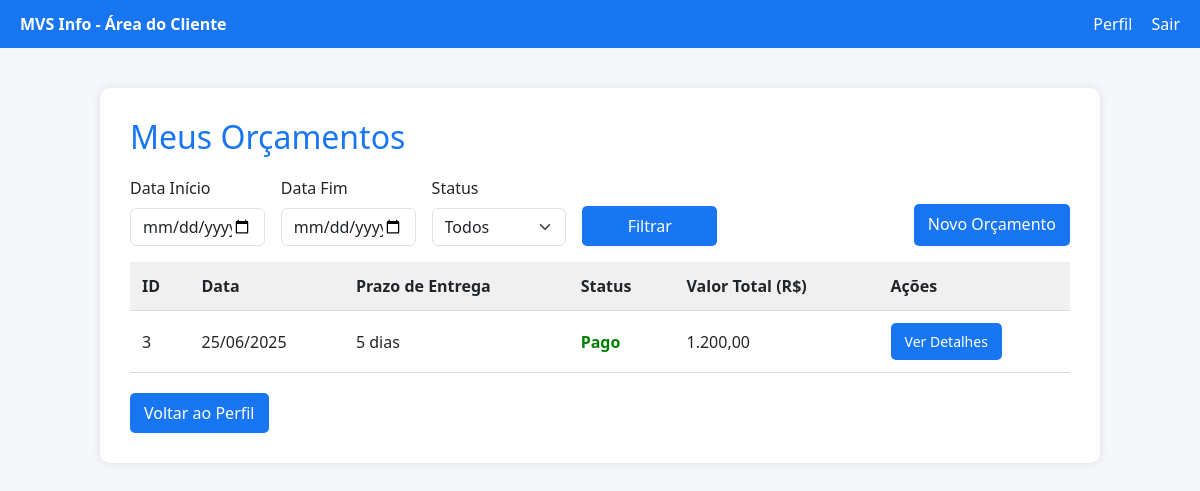
Screenshot of /Projeto/MVSinfo/Projeto/php/area-cliente/orcamento.php (signed in) with the database file from the repository.
### tables this page shows
CREATE TABLE operacao (
    id_operacao INT PRIMARY KEY AUTO_INCREMENT,
    fk_usuario_id_usuario INT,
    data_operacao DATE,
    prazo_entrega VARCHAR(50),
    data_pagamento DATE,
    status_pagamento VARCHAR(50),
    valor_total_compra DECIMAL(10,2),
    fk_transportadora_id_transportadora INT,
    fk_tipo_operacao_id_tipo_operacao INT,
    FOREIGN KEY (fk_usuario_id_usuario) REFERENCES usuario(id_usuario),
    FOREIGN KEY (fk_transportadora_id_transportadora) REFERENCES transportadora(id_transportadora),
    FOREIGN KEY (fk_tipo_operacao_id_tipo_operacao) REFERENCES tipo_operacao(id_tipo_operacao)
);

### Projeto/MVSinfo/Projeto/php/area-cliente/orcamento.php (the view, shortened to what this page needs)
<?php
$conexao = new conexao();
$pdo = $conexao->getPdo();
$idCliente = $_SESSION['id_usuario'] ?? null;
$dataInicio = $_GET['dataInicio'] ?? '';
$dataFim = $_GET['dataFim'] ?? '';
$condicoes = "o.fk_usuario_id_usuario = :idCliente
    AND o.fk_tipo_operacao_id_tipo_operacao = (
        SELECT id_tipo_operacao FROM tipo_operacao WHERE descricao = 'Orçamento' LIMIT 1
    )";
$params = [':idCliente' => $idCliente];
$sql = "
    SELECT
        o.id_operacao,
        o.data_operacao,
        o.prazo_entrega,
        o.valor_total_compra,
        o.status_pagamento
    FROM operacao o
    WHERE $condicoes
    ORDER BY o.data_operacao DESC
";
$stmt = $pdo->prepare($sql);
$stmt->execute($params);
$orcamentos = $stmt->fetchAll(PDO::FETCH_ASSOC);
?>
<!DOCTYPE html>
<html lang="pt-BR">
<head>
    <link href="https://cdn.jsdelivr.net/npm/bootstrap@5.3.3/dist/css/bootstrap.min.css" rel="stylesheet" />
</head>
<body>
<div class="navbar">
    <div><strong>MVS Info - Área do Cliente</strong></div>
    <div>
        <a href="area-cliente.php">Perfil</a>
        <a href="../logout.php">Sair</a>
    </div>
</div>
<div class="container">
    <h2>Meus Orçamentos</h2>
    <div class="d-flex justify-content-between align-items-end mb-3">
  <form class="row g-3" method="GET" action="">
    <div class="col-md-3">
      <label for="dataInicio" class="form-label">Data Início</label>
      <input type="date" name="dataInicio" class="form-control" value="<?= htmlspecialchars($dataInicio) ?>">
    </div>
    <div class="col-md-3">
      <label for="dataFim" class="form-label">Data Fim</label>
      <input type="date" name="dataFim" class="form-control" value="<?= htmlspecialchars($dataFim) ?>">
    </div>
    <div class="col-md-3">
      <label for="status" class="form-label">Status</label>
      <select name="status" class="form-select">
        <option value="">Todos</option>
      </select>
    </div>
    <div class="col-md-3 d-flex align-items-end">
      <button type="submit" class="btn btn-primary w-100">Filtrar</button>
    </div>
  </form>
  <a href="criar-orcamento.php" class="btn btn-success ms-4" style="height: 42px;">
    Novo Orçamento
  </a>
</div>
    <?php if (count($orcamentos) > 0): ?>
        <table>
            <thead>
                <tr>
                    <th>ID</th>
                    <th>Data</th>
                    <th>Prazo de Entrega</th>
                    <th>Status</th>
                    <th>Valor Total (R$)</th>
                    <th>Ações</th>
                </tr>
            </thead>
            <tbody>
                <?php foreach ($orcamentos as $orc): ?>
                    <tr>
                        <td><?= htmlspecialchars($orc['id_operacao']) ?></td>
                        <td><?= date('d/m/Y', strtotime($orc['data_operacao'])) ?></td>
                        <td><?= htmlspecialchars($orc['prazo_entrega'] ?? '-') ?></td>
                        <td class="<?= 'status-' . strtolower($orc['status_pagamento']) ?>">
                            <?= htmlspecialchars($orc['status_pagamento']) ?>
                        </td>
                        <td><?= number_format($orc['valor_total_compra'], 2, ',', '.') ?></td>
                        <td>
                            <a href="visualizar-orcamento.php?id=<?= $orc['id_operacao'] ?>" class="btn btn-sm">Ver Detalhes</a>
                        </td>
                    </tr>
                <?php endforeach; ?>
            </tbody>
        </table>
    <?php else: ?>
        <p>Nenhum orçamento encontrado com os critérios selecionados.</p>
    <?php endif; ?>
    <a href="area-cliente.php" class="btn">Voltar ao Perfil</a>
</div>
</body>
</html>

### Projeto/MVSinfo/Projeto/php/area-cliente/orcamento.php (style rules this page uses)
body { background-color: #f5f7fa; }
.navbar { background-color: #1976f2; color: white; padding: 12px 20px; display: flex; justify-content: space-between; align-items: center; }
.navbar a { color: white; margin-left: 15px; text-decoration: none; }
.container { max-width: 1000px; margin: 40px auto; background: white; padding: 30px; border-radius: 10px; box-shadow: 0 0 10px rgba(0,0,0,0.1); }
h2 { color: #1976f2; margin-bottom: 20px; }
table { width: 100%; border-collapse: collapse; margin-bottom: 20px; }
th, td { padding: 12px; border-bottom: 1px solid #ddd; text-align: left; }
th { background-color: #f0f0f0; }
.btn { padding: 8px 14px; border: none; border-radius: 5px; background-color: #1976f2; color: white; text-decoration: none; cursor: pointer; }
.status-pago { color: green; font-weight: bold; }

### rows the page displays
operacao: id_operacao "3", data_operacao "25/06/2025", prazo_entrega "5 dias", status_pagamento "Pago", valor_total_compra "1.200,00"
